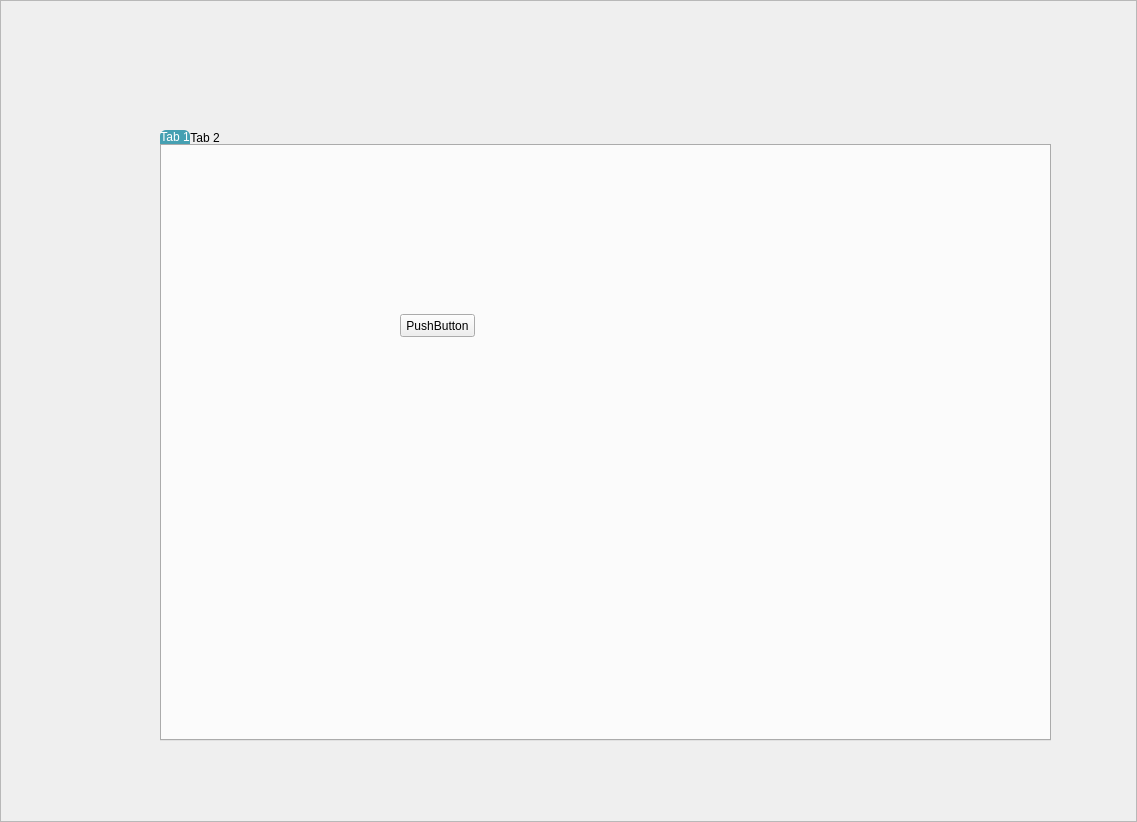
<?xml version="1.0" encoding="UTF-8"?>
<ui version="4.0">
 <class>Tabwidget</class>
 <widget class="QWidget" name="Tabwidget">
  <property name="geometry">
   <rect>
    <x>0</x>
    <y>0</y>
    <width>1137</width>
    <height>822</height>
   </rect>
  </property>
  <property name="windowTitle">
   <string>Form</string>
  </property>
  <property name="styleSheet">
   <string notr="true"/>
  </property>
  <layout class="QHBoxLayout" name="horizontalLayout">
   <property name="spacing">
    <number>0</number>
   </property>
   <property name="leftMargin">
    <number>0</number>
   </property>
   <property name="topMargin">
    <number>0</number>
   </property>
   <property name="rightMargin">
    <number>0</number>
   </property>
   <property name="bottomMargin">
    <number>0</number>
   </property>
   <item>
    <widget class="QFrame" name="frame">
     <property name="styleSheet">
      <string notr="true">QFrame#frame
{
border-image: url(res/4.jpg);
}</string>
     </property>
     <property name="frameShape">
      <enum>QFrame::StyledPanel</enum>
     </property>
     <property name="frameShadow">
      <enum>QFrame::Raised</enum>
     </property>
     <widget class="QTabWidget" name="tabWidget_2">
      <property name="geometry">
       <rect>
        <x>160</x>
        <y>130</y>
        <width>891</width>
        <height>611</height>
       </rect>
      </property>
      <property name="styleSheet">
       <string notr="true">QTabWidget::pane { /* The tab widget frame */

    position: absolute;

}
               QTabBar::tab { 
                border-color: black; 
                border-width: 3px; 
                border-top-left-radius: 6px; 
                border-top-right-radius: 6px; 
                background:lightGray; 
                color:black; 
                min-width:30ex; 
                min-height:10ex; 
                font:10pt 'Consolas';
                } 
                QTabBar::tab:selected{ 
                background:rgb(69,160,178); 
                color:white; 
                } 
                QTabBar::tab:!selected{ 
                background:none; 
                color:black; 
                } 
                QTabBar::tab:!selected:hover { 
                margin-left: 5px; 
                }</string>
      </property>
      <property name="currentIndex">
       <number>0</number>
      </property>
      <property name="tabsClosable">
       <bool>false</bool>
      </property>
      <property name="tabBarAutoHide">
       <bool>false</bool>
      </property>
      <widget class="QWidget" name="tab_3">
       <property name="styleSheet">
        <string notr="true">QWidget#tab_3
{
	border-image: url(res/4.jpg);
}</string>
       </property>
       <attribute name="title">
        <string>Tab 1</string>
       </attribute>
       <widget class="QPushButton" name="pushButton">
        <property name="geometry">
         <rect>
          <x>240</x>
          <y>170</y>
          <width>75</width>
          <height>23</height>
         </rect>
        </property>
        <property name="text">
         <string>PushButton</string>
        </property>
       </widget>
      </widget>
      <widget class="QWidget" name="tab_4">
       <property name="styleSheet">
        <string notr="true">\</string>
       </property>
       <attribute name="title">
        <string>Tab 2</string>
       </attribute>
      </widget>
     </widget>
    </widget>
   </item>
  </layout>
 </widget>
 <resources/>
 <connections/>
</ui>
